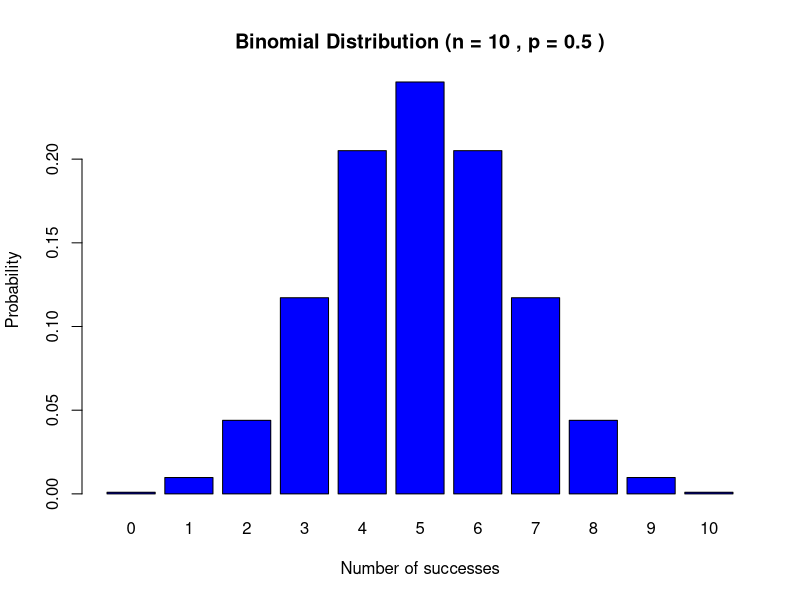

Here is the R script that generated this plot:
## ---- chunk 1
#| output: false
library(tidyverse)
library(magrittr)
## ---- chunk 2
S = expand_grid(P = c(TRUE, FALSE), Q = c(TRUE, FALSE))

S
## ---- chunk 3
S %>% mutate(
  P_AND_Q = P & Q,
  P_OR_Q = P | Q,
  NOT_P = !P,
  P_IMPLIES_Q = !P | Q,
  P_IFF_Q = (!P | Q) & (!Q | P))
## ---- chunk 4
S = expand_grid(P = c(TRUE, FALSE), Q = c(TRUE, FALSE))

S
## ---- chunk 5
S %<>% mutate(
  P1 = !P | Q,
  P2 = P,
  E = P1 & P2,
  H = Q)

S
## ---- chunk 6
S %<>% filter(E)

S
## ---- chunk 7
S %>% pull(H) %>% mean()
## ---- chunk 8
S = expand_grid(P = c(TRUE, FALSE), Q = c(TRUE, FALSE))

S
## ---- chunk 9
S %<>% mutate(
  P1 = !P | Q,
  P2 = !Q,
  E = P1 & P2,
  H = !P)

S
## ---- chunk 10
S %<>% filter(E)

S
## ---- chunk 11
S %>% pull(H) %>% mean()
## ---- chunk 12
S = expand_grid(P = c(TRUE, FALSE), Q = c(TRUE, FALSE))

S
## ---- chunk 13
S %<>% mutate(
  P_1 = !P | Q,
  P_2 = Q,
  E = P_1 & P_2,
  H = P)

S
## ---- chunk 14
S %<>% filter(E)

S
## ---- chunk 15
S %>% pull(H) %>% mean()
## ---- chunk 16
S = expand_grid(P = c(TRUE, FALSE), Q = c(TRUE, FALSE))

S
## ---- chunk 17
S %<>% mutate(
  P1 = !P | Q,
  P2 = !P,
  E = P1 & P2,
  H = !Q)

S
## ---- chunk 18
S %<>% filter(E)

S
## ---- chunk 19
S %>% pull(H) %>% mean()
## ---- chunk 20
S <- expand_grid(
  W = c(TRUE, FALSE),
  B = c(TRUE, FALSE))

S
## ---- chunk 21
S %<>%
  mutate(
    P1 = (W | B),
    P2 = !(W & B),
    E = P1 & P2,
    H = W)

S
## ---- chunk 22
S %<>% filter(E)

S
## ---- chunk 23
S %>% pull(H) %>% mean()
## ---- chunk 24
S <- expand_grid(
  W1 = c(TRUE, FALSE),
  W2 = c(TRUE, FALSE),
  B = c(TRUE, FALSE))

S
## ---- chunk 25
S %<>%
  mutate(
    P1 = (W1 | W2 | B),
    P2 = !(W1 & B),
    P3 = !(W2 & B),
    P4 = !(W1 & W2),
    E = P1 & P2 & P3 & P4,
    H = W1 | W2)

S
## ---- chunk 26
S %<>% filter(E)

S
## ---- chunk 27
S %>% pull(H) %>% mean()
## ---- chunk 28
# Number of successes
k <- 3

# Number of trials
n <- 10

# Probability of success on a single trial
p <- 0.5

# Compute the binomial coefficient
binom_coeff <- choose(n, k)

# Compute the probability
probability <- binom_coeff * p^k * (1 - p)^(n - k)

# Print the result
probability
## ---- chunk 29
S <- expand_grid(
  X1 = c(TRUE, FALSE),
  X2 = c(TRUE, FALSE),
  X3 = c(TRUE, FALSE),
  X4 = c(TRUE, FALSE),
  X5 = c(TRUE, FALSE),
  X6 = c(TRUE, FALSE),
  X7 = c(TRUE, FALSE),
  X8 = c(TRUE, FALSE),
  X9 = c(TRUE, FALSE),
  X10 = c(TRUE, FALSE))

S
## ---- chunk 30
S %<>%
  mutate(K = pmap_int(., sum))

S
## ---- chunk 31
S %>% mutate(H = K == 3) %>% pull(H) %>% mean()
## ---- chunk 32
# Define parameters
n <- 10  # number of trials
p <- 0.5  # probability of success
k <- 3 # Hypothesis: exactly k successes

# Step 1: Generate all possible outcomes (truth table)
trials <- expand.grid(rep(list(c(TRUE, FALSE)), n))
colnames(trials) <- paste0("T", 1:n)

# Step 2: Calculate the probability of each outcome
# Function to calculate the probability of a specific outcome
calculate_probability <- function(row, p) {
  success_prob <- p ^ sum(row)  # Probability of successes
  failure_prob <- (1 - p) ^ (length(row) - sum(row))  # Probability of failures
  return(success_prob * failure_prob)
}

# Add a column for the probability of each outcome
trials$Probability <- apply(trials, 1, calculate_probability, p = p)

# Step 3: Specify the binomial evidence (number of successes)
count_successes <- function(row) {
  sum(row)
}

# Add a column for the number of successes
trials$Successes <- apply(trials, 1, count_successes)

# Step 4: Derive the probability of the hypothesis (e.g., exactly k successes)

# Filter for rows that match the hypothesis
matching_rows <- trials %>% filter(Successes == k)

# Calculate the probability of the hypothesis
probability <- sum(matching_rows$Probability)

# Print results
print(trials)
print(paste("Probability of exactly", k, "successes:", probability))

# Visualize the binomial distribution
barplot(table(trials$Successes) / nrow(trials), 
        names.arg = 0:n, 
        xlab = "Number of successes", 
        ylab = "Probability",
        main = paste("Binomial Distribution (n =", n, ", p =", p, ")"), 
        col = "blue")
